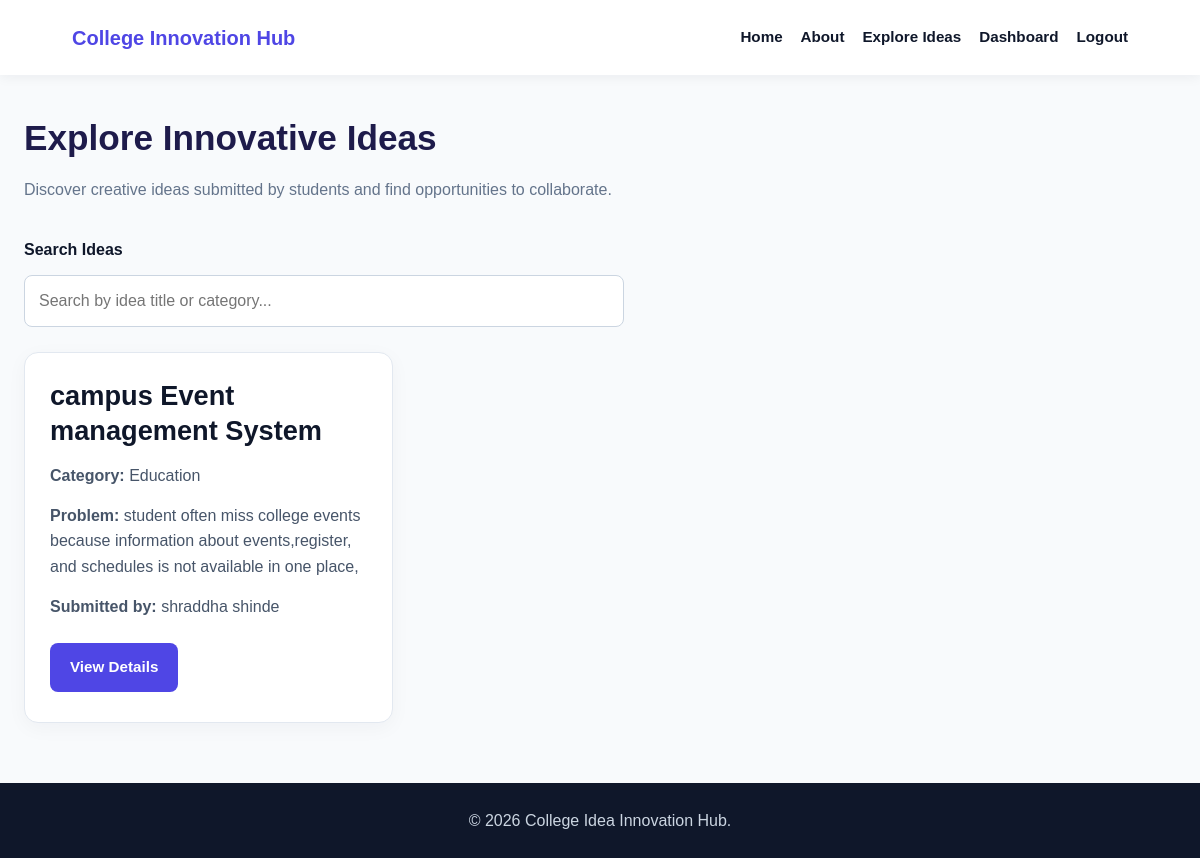
/ideas, run on the app's committed database.
### tables this page shows
CREATE TABLE ideas (
            id INTEGER PRIMARY KEY AUTOINCREMENT,
            student_id INTEGER NOT NULL,
            title TEXT NOT NULL,
            category TEXT NOT NULL,
            problem TEXT NOT NULL,
            solution TEXT NOT NULL,
            description TEXT NOT NULL,
            status TEXT NOT NULL DEFAULT 'Pending',
            faculty_feedback TEXT DEFAULT '',
            created_at TIMESTAMP DEFAULT CURRENT_TIMESTAMP,
            FOREIGN KEY (student_id) REFERENCES users(id)
        );

CREATE TABLE users (
            id INTEGER PRIMARY KEY AUTOINCREMENT,
            name TEXT NOT NULL,
            email TEXT NOT NULL UNIQUE,
            password_hash TEXT NOT NULL,
            department TEXT NOT NULL DEFAULT '',
            role TEXT NOT NULL DEFAULT 'student',
            created_at TIMESTAMP DEFAULT CURRENT_TIMESTAMP
        );

### app.py (the view)
@app.route("/ideas")
def ideas():
    connection = get_db()
    all_ideas = connection.execute("""
        SELECT
            ideas.*,
            users.name AS student_name,
            users.department AS student_department
        FROM ideas
        JOIN users ON ideas.student_id = users.id
        WHERE ideas.status = 'Approved'
        ORDER BY ideas.created_at DESC
    """).fetchall()
    connection.close()
    return render_template(
        "ideas/ideas.html",
        ideas=all_ideas
    )

### app.py (called while the page is built)
def get_db():
    connection = sqlite3.connect(DATABASE)
    connection.row_factory = sqlite3.Row
    connection.execute("PRAGMA foreign_keys = ON")
    return connection

### templates/ideas/ideas.html (shortened to what this page needs)
<!DOCTYPE html>
<html lang="en">
<head>
    <link rel="stylesheet" href="/css/style.css">
    <link rel="stylesheet" href="/css/dashboard.css">
    <link rel="stylesheet" href="/css/responsive.css">
</head>
<body>
    <header class="navbar">
        <div class="logo">College Innovation Hub</div>
        <nav>
            <a href="{{ url_for('index') }}">Home</a>
            <a href="{{ url_for('about') }}">About</a>
            <a href="{{ url_for('ideas') }}">Explore Ideas</a>
            <a href="{{ url_for('student_dashboard') }}">Dashboard</a>
            <a href="{{ url_for('logout') }}">Logout</a>
        </nav>
    </header>
    <main class="dashboard-container">
        <section class="welcome-section">
            <h1>Explore Innovative Ideas</h1>
            <p>
                Discover creative ideas submitted by students
                and find opportunities to collaborate.
            </p>
        </section>
        <section class="search-section">
            <label for="ideaSearch">Search Ideas</label>
            <input
                type="search"
                id="ideaSearch"
                placeholder="Search by idea title or category..."
            >
        </section>
        {% if ideas %}
            <div class="idea-grid" id="ideaGrid">
                {% for idea in ideas %}
                    <article
                        class="idea-card searchable-idea"
                        data-title="{{ idea.title|lower }}"
                        data-category="{{ idea.category|lower }}"
                    >
                        <h2>{{ idea.title }}</h2>
                        <p>
                            <strong>Category:</strong>
                            {{ idea.category }}
                        </p>
                        <p>
                            <strong>Problem:</strong>
                            {{ idea.problem }}
                        </p>
                        <p>
                            <strong>Submitted by:</strong>
                            {{ idea.student_name }}
                        </p>
                        <a
                            href="{{ url_for('idea_details', idea_id=idea.id) }}"
                            class="btn"
                        >
                            View Details
                        </a>
                    </article>
                {% endfor %}
            </div>
        {% endif %}
    </main>
    <footer>
        <p>&copy; 2026 College Idea Innovation Hub.</p>
    </footer>
</body>
</html>

### data on the page
ideas: title "campus Event management System", category "Education", problem "student often miss college events because information about events,register, and schedules is not available in one place,", student_name "shraddha shinde"
